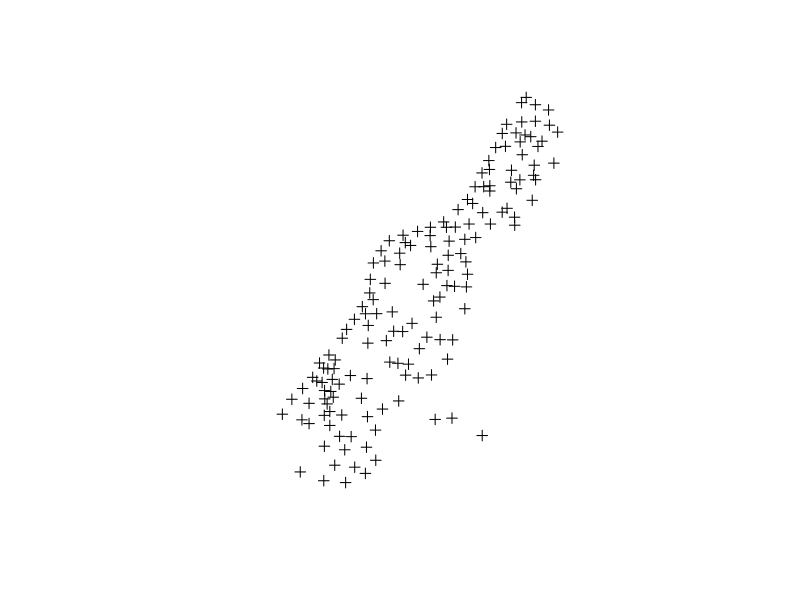
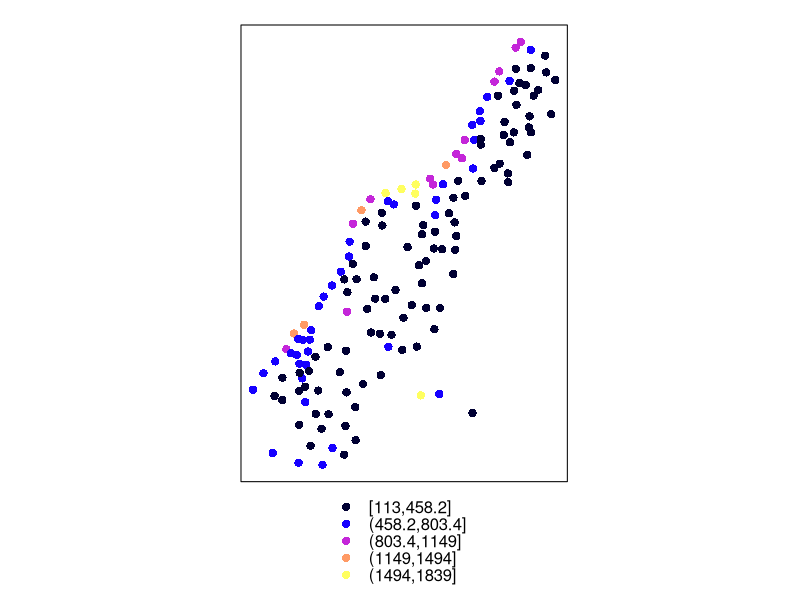
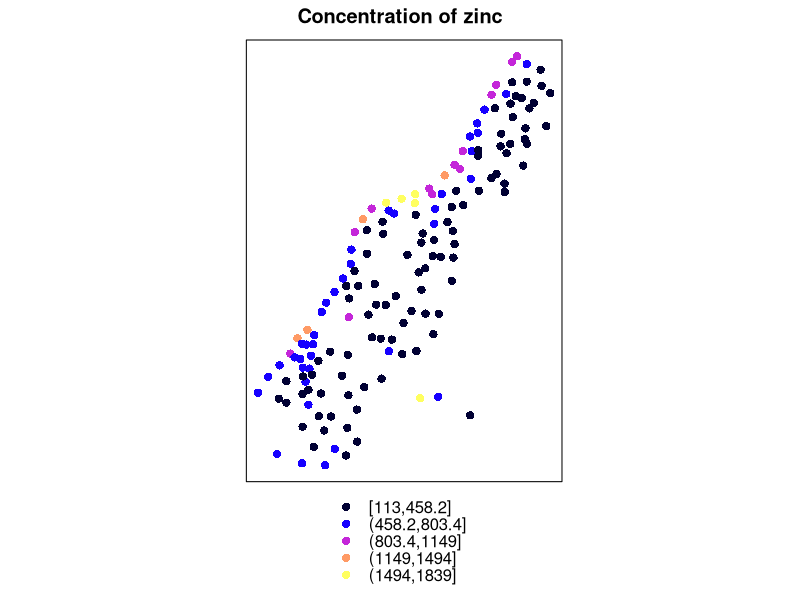
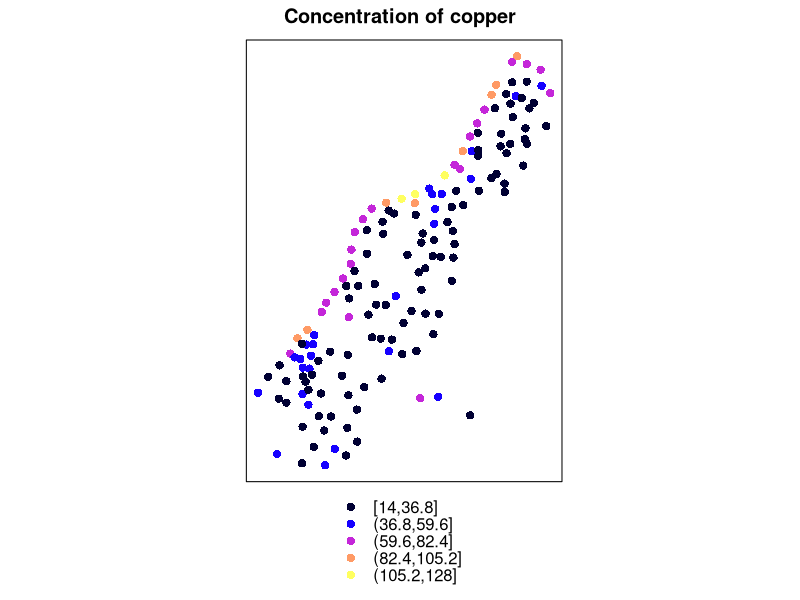
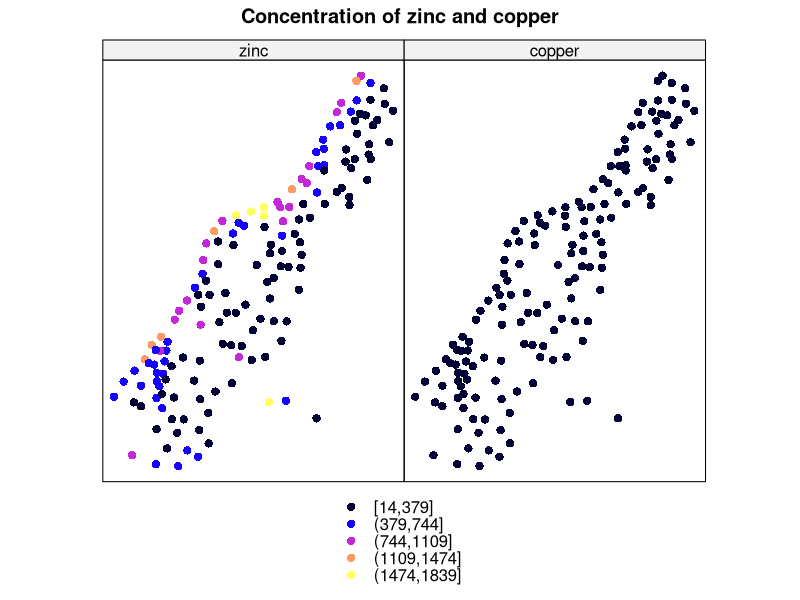
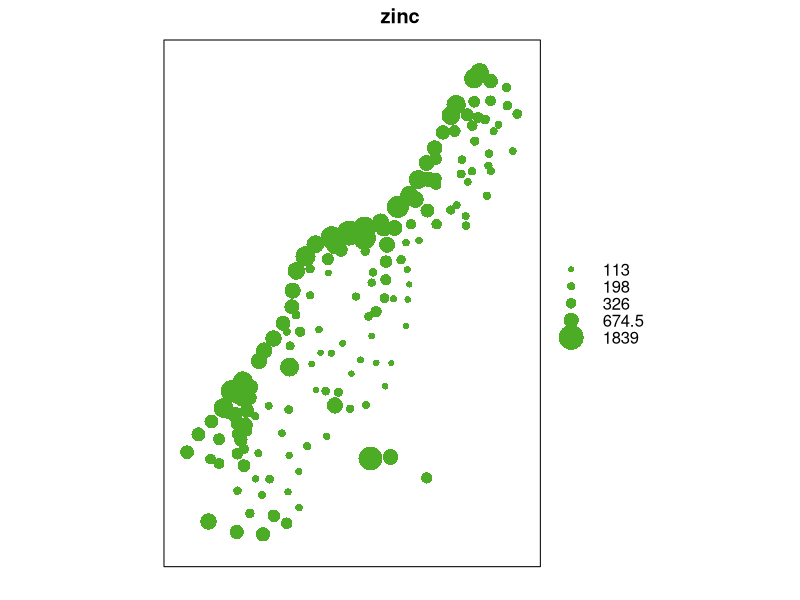
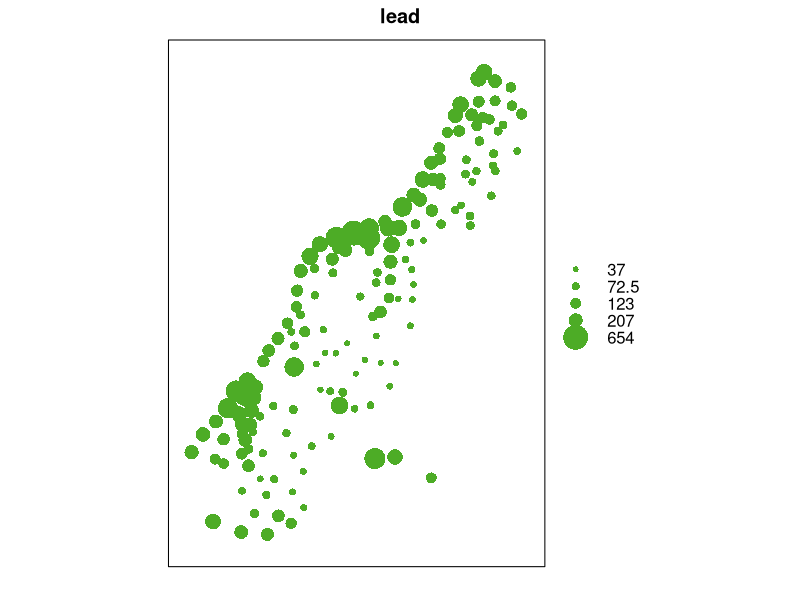
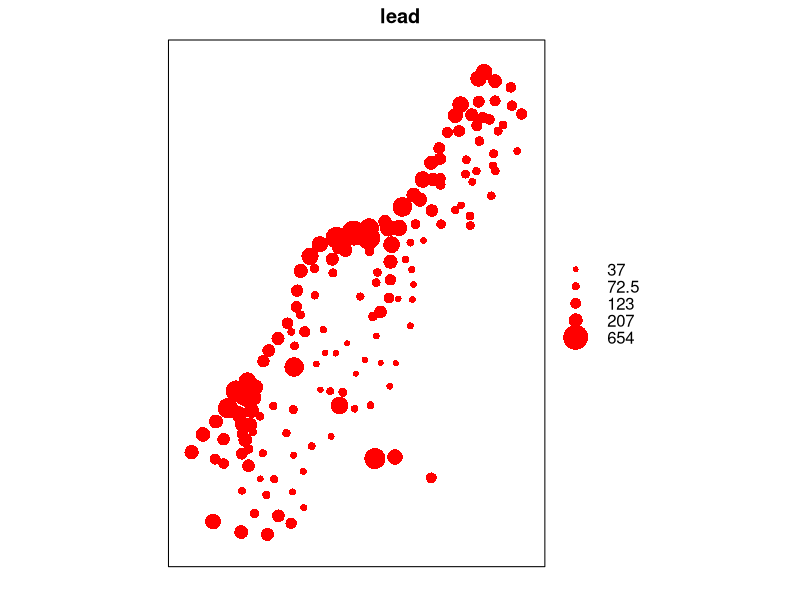

Here is the R script that generated these plots, in order:
# R spatial

library(sp)
data(meuse)
head(meuse)

# Find the spatial coordinates: explain to R that the coordinates are equal to x and y
coordinates(meuse) = ~x+y

plot(meuse)

# How the zinc is spread in space in our dataset [spplot()]
# spplot is used to plot elements (zinc, lead...) spread in space
spplot(meuse, "zinc")
spplot(meuse, "zinc", main="Concentration of zinc")

# Concentration of copper
spplot(meuse, "copper", main="Concentration of copper")

# Excercise: see copper and zinc [same legend/values]
spplot(meuse, c("zinc", "copper"), main="Concentration of zinc and copper")

# Rather than using colors, let's make use of bubbles [bubbles()]
bubble(meuse, "zinc")

# Do the same for lead
bubble(meuse, "lead")
bubble(meuse, "lead", col="red")
